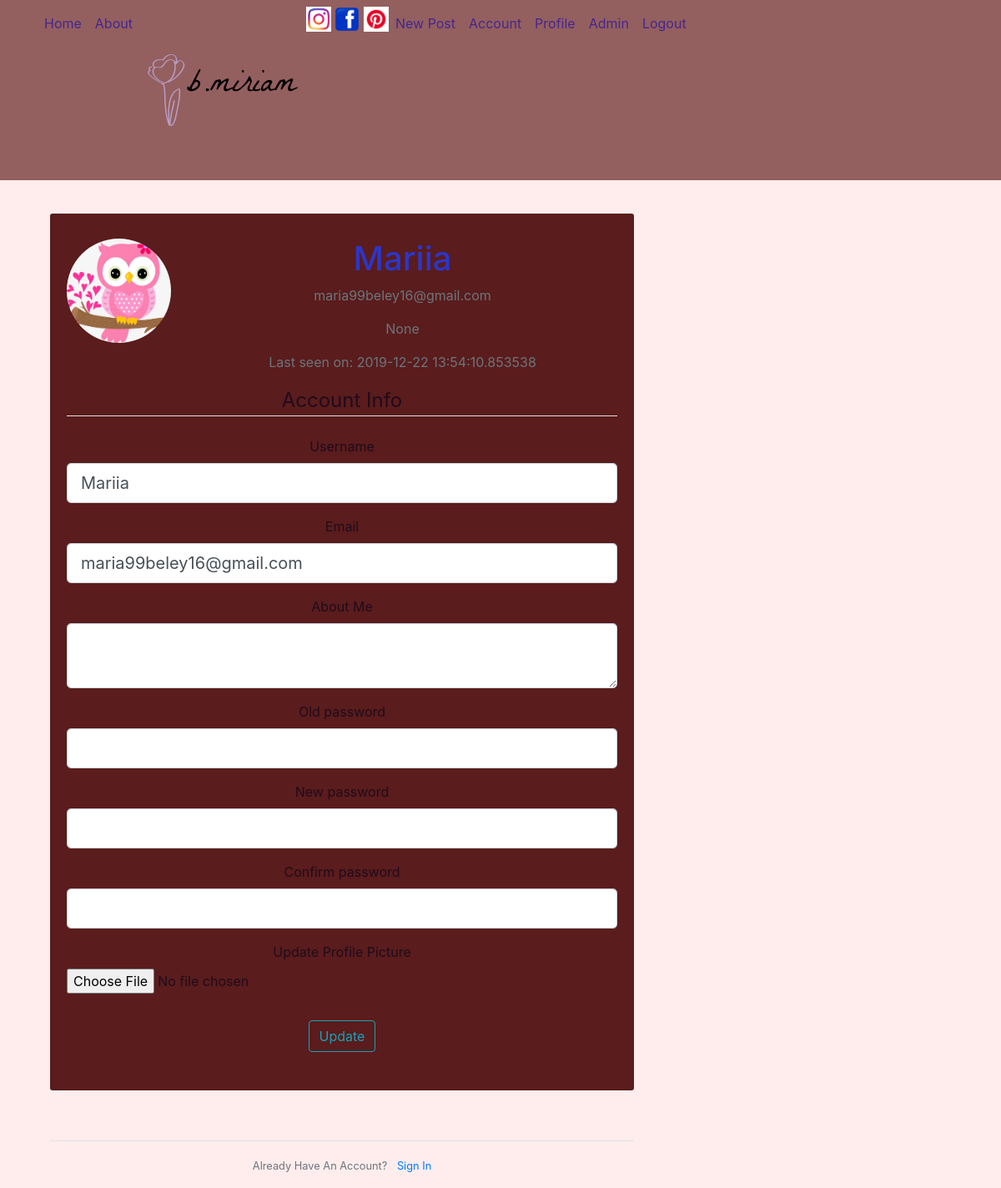
Page /account (signed in) on the earlier database version.
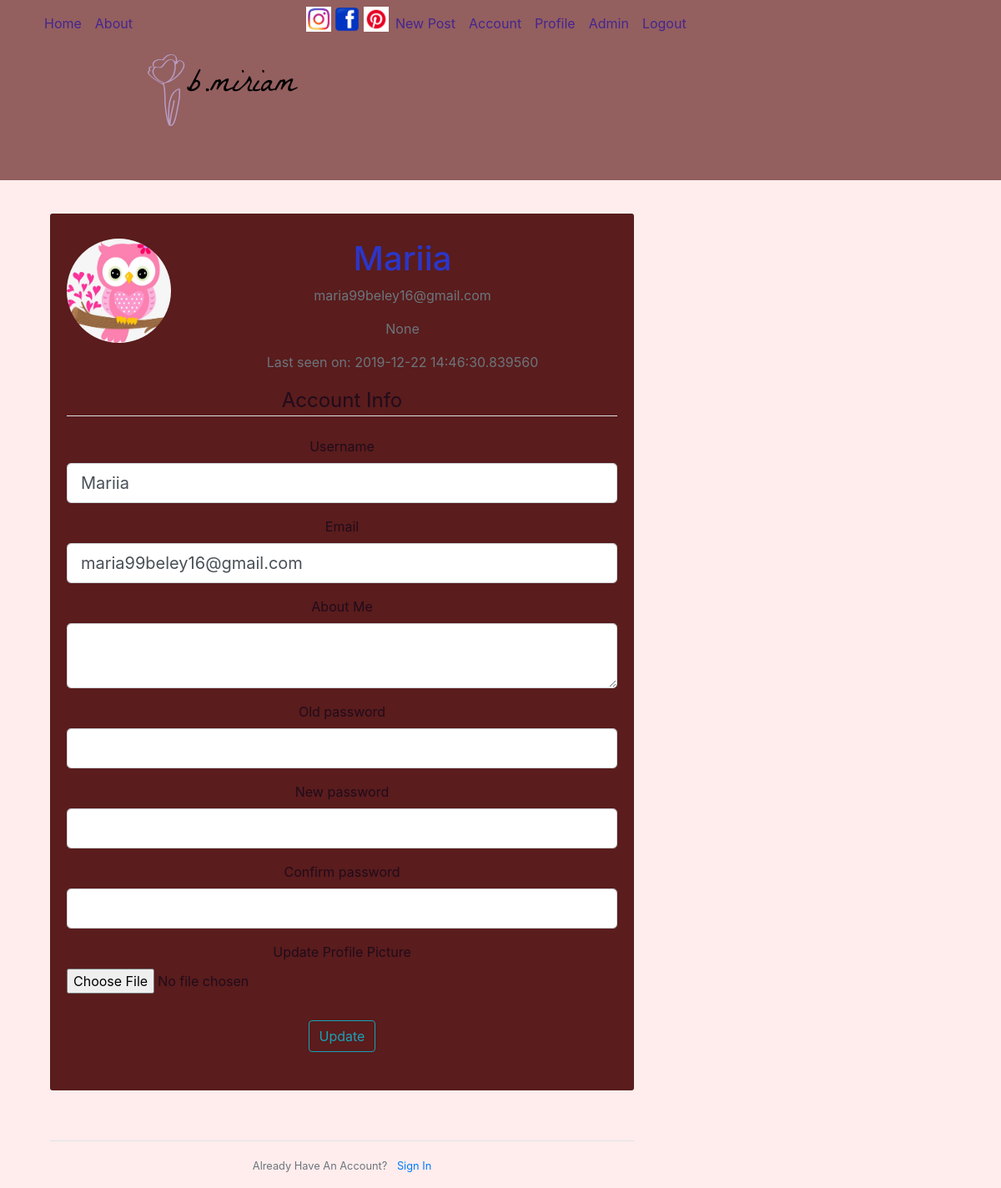
Same page on the later database version.
### myblog/models.py (models this page shows, shortened)
class User(db.Model, UserMixin):
	id = db.Column(db. Integer, primary_key=True)
	username = db.Column(db.String(20), unique=True, nullable=False)
	email = db.Column(db.String(120), unique=True, nullable=False)
	image_file = db.Column(db.String(20), nullable=False, default='default.jpg')
	password = db.Column(db.String(60), nullable=False)
	posts = db.relationship( 'Post', backref='author', lazy=True)
	about_me = db.Column(db.String(140))
	last_seen = db.Column(db.DateTime, default=datetime.utcnow)
	admin = db.Column(db.Boolean())

### myblog/routes.py (the view)
@app.route("/account", methods=['GET', 'POST'])
@login_required
def account():
    form = UpdateAccountForm()
    if form.validate_on_submit():
        if form.picture.data:
            picture_file = save_picture(form.picture.data)
            current_user.image_file = picture_file
        current_user.username = form.username.data
        current_user.email = form.email.data
        current_user.about_me = form.about_me.data
        if bcrypt.check_password_hash(current_user.password, form.old_pass.data):
            hashed_password = bcrypt.generate_password_hash(form.new_pass.data).decode('utf-8')
            current_user.password = hashed_password
        else:
            flash('Old password is wrong!', 'danger')
            return redirect('account')
        db.session.commit()
        flash('Your account has been updated!', 'success')
        return redirect(url_for('account'))
    elif request.method == 'GET':
        form.username.data = current_user.username
        form.email.data = current_user.email
        form.about_me.data = current_user.about_me
    image_file = url_for('static', filename='profile_pics/' + current_user.image_file)
    return render_template('account.html', title='Account', image_file=image_file, form=form)

### myblog/forms.py (shortened to what this page needs)
class UpdateAccountForm(FlaskForm):
	username = StringField('Username', validators=[DataRequired(), Length(min=2, max=20)])
	email = StringField('Email', validators=[DataRequired(), Email()])
	about_me = TextAreaField('About Me')
	picture = FileField('Update Profile Picture', validators=[FileAllowed(['jpg', 'png'])])
	old_pass = PasswordField('Old password', validators=[DataRequired()])
	new_pass = PasswordField('New password', validators=[DataRequired()])
	confirm_pass = PasswordField('Confirm password', validators=[DataRequired(), EqualTo('new_pass')])
	submit = SubmitField('Update')

### myblog/models.py (called while the page is built)
@login_manager.user_loader
def load_user(user_id):
	return User.query.get(int(user_id))

### myblog/routes.py (called while the page is built)
@app.before_request
def before_request():
    if current_user.is_authenticated:
        current_user.last_seen = datetime.utcnow()
        db.session.commit()

@app.before_request
def before_request():
    if current_user.is_authenticated:
        current_user.last_seen = datetime.utcnow()
        db.session.commit()

### myblog/templates/account.html (shortened to what this page needs)
{% extends "layout.html" %}
{% block content %}
    <div class="content-section">
    	<div class="media">
    		<img class="rounded-circle account-img" src="{{ image_file }}">
    		<div class="media-body">
    			<h2 class="account-heading">{{ current_user.username }}</h2>
                <p class="text-secondary">{{ current_user.email }}</p>
            <p class="text-secondary">{{ current_user.about_me }}</p>
            <p class="text-secondary">Last seen on: {{ current_user.last_seen }}</p>
    		</div>
    	</div>
        <form method="POST" action="" enctype="multipart/form-data">
            <fieldset class="form-group">
                <legend class="border-bottom mb-4">Account Info</legend>
                <div class="form-group">
                    {{ form.username.label(class="form-control-label") }}
                    {% if form.username.errors %}
                        {{ form.username(class="form-control form-control-lg is-invalid") }}
                        <div class="invalid-feedback">
                            {% for error in form.username.errors %}
                                <span>{{ error }}</span>
                            {% endfor %}
                        </div>
                    {% else %}
                        {{ form.username(class="form-control form-control-lg") }}
                    {% endif %}
                </div>
                <div class="form-group">
                    {{ form.email.label(class="form-control-label") }}
                    {% if form.email.errors %}
                        {{ form.email(class="form-control form-control-lg is-invalid") }}
                        <div class="invalid-feedback">
                            {% for error in form.email.errors %}
                                <span>{{ error }}</span>
                            {% endfor %}
                        </div>
                    {% else %}
                        {{ form.email(class="form-control form-control-lg") }}
                    {% endif %}
                </div>
                <div class="form-group">
                    {{ form.about_me.label(class="form-control-label") }}
                    {% if form.about_me.errors %}
                        {{ form.about_me(class="form-control form-control-lg is-invalid") }}
                        <div class="invalid-feedback">
                            {% for error in form.about_me.errors %}
                                <span>{{ error }}</span>
                            {% endfor %}
                        </div>
                    {% else %}
                        {{ form.about_me(class="form-control form-control-lg") }}
                    {% endif %}
                </div>
                <div class="form-group">
                    {{ form.old_pass.label(class="form-control-label") }}
                    {% if form.old_pass.errors %}
                        {{ form.old_pass(class="form-control form-control-lg is-invalid") }}
                        <div class="invalid-feedback">
                            {% for error in form.old_pass.errors %}
                                <span>{{ error }}</span>
                            {% endfor %}
                        </div>
                    {% else %}
                        {{ form.old_pass(class="form-control form-control-lg") }}
                    {% endif %}
                </div>
                <div class="form-group">
                    {{ form.new_pass.label(class="form-control-label") }}
                    {% if form.new_pass.errors %}
                        {{ form.new_pass(class="form-control form-control-lg is-invalid") }}
                        <div class="invalid-feedback">
                            {% for error in form.new_pass.errors %}
                                <span>{{ error }}</span>
                            {% endfor %}
                        </div>
                    {% else %}
                        {{ form.new_pass(class="form-control form-control-lg") }}
                    {% endif %}
                </div>
                <div class="form-group">
                    {{ form.confirm_pass.label(class="form-control-label") }}
                    {% if form.confirm_pass.errors %}
                        {{ form.confirm_pass(class="form-control form-control-lg is-invalid") }}
                        <div class="invalid-feedback">
                            {% for error in form.confirm_pass.errors %}
                                <span>{{ error }}</span>
                            {% endfor %}
                        </div>
                    {% else %}
                        {{ form.confirm_pass(class="form-control form-control-lg") }}
                    {% endif %}
                </div>
                <div class="form-group">
                	{{ form.picture.label() }}
                	{{ form.picture(class="form-control-file") }}
                </div>
            </fieldset>
            <div class="form-group">
                {{ form.submit(class="btn btn-outline-info") }}
            </div>
        </form>
    </div>
    <div class="border-top pt-3">
        <small class="text-muted">
            Already Have An Account? <a class="ml-2" href="{{ url_for('login') }}">Sign In</a>
        </small>
    </div>
{% endblock content %}

### myblog/templates/layout.html (shortened to what this page needs)
<!DOCTYPE html>
<html>
<head>
    <link rel="stylesheet" href="https://maxcdn.bootstrapcdn.com/bootstrap/4.0.0/css/bootstrap.min.css">
    <link rel="stylesheet" type="text/css" href="{{ url_for('static', filename='main.css') }}">
</head>
<body>
    <header class="site-header">
      <nav class="navbar navbar-expand-md navbar-dark bg-steel fixed-top">
        <div class="container">
          <div class="collapse navbar-collapse" id="navbarToggle">
            <div class="navbar-nav mr-auto">
              <a class="nav-item nav-link" href="{{ url_for('home') }}">Home</a>
              <a class="nav-item nav-link" href="{{ url_for('about') }}">About</a>
              <div class="fl-page-header-logo" itemscope="itemscope" itemtype="https://schema.org/Organization">
                <a href="http://localhost:5000/" itemprop="url">
                  <img class="fl-logo-img" src="/static/logo.png">
                </a>
              </div>
              <div class="footer_follow_us">
                <a class="footer-colomn_icon" href="https://www.instagram.com/b.miriam/" target="_blank" rel="nofollow">
                  <i class="fa fa-instagram" aria-hidden="true">
                    <img src="/static/profile_pics/insta.jpeg" width="30" height="30" >
                  </i>
                  <span class="sr-only">Instagram</span></a>
                <a class="footer-colomn_icon" href="https://www.facebook.com/profile.php?id=100013884455181" target="_blank" rel="nofollow">
                  <i class="fa fa-facebook" aria-hidden="true">
                    <img src="/static/profile_pics/facebook.png" width="30" height="30" >
                  </i>
                  <span class="sr-only">Facebook</span></a>
                  <a class="footer-colomn_icon" href="https://www.pinterest.com/maria99beley16/" target="_blank" rel="nofollow">
                    <i class="fa fa-facebook" aria-hidden="true">
                      <img src="/static/profile_pics/pinterest.png" width="30" height="30" >
                    </i>
                    <span class="sr-only">Facebook</span></a>            </div>
            <div class="navbar-nav">
              {% if current_user.is_authenticated %}
                {% if current_user.admin %}
                  <a class="nav-item nav-link" href="{{ url_for('new_post') }}">New Post</a>
                  <a class="nav-item nav-link" href="{{ url_for('account') }}">Account</a>
                  <a class="nav-item nav-link" href="{{ url_for('user', username=current_user.username) }}">Profile</a>
                  <a class="nav-item nav-link" href="{{ url_for('home_admin') }}">Admin</a>
                  <a class="nav-item nav-link" href="{{ url_for('logout') }}">Logout</a>
                {% else %}
                  <a class="nav-item nav-link" href="{{ url_for('account') }}">Account</a>
                  <a class="nav-item nav-link" href="{{ url_for('logout') }}">Logout</a>
                {% endif %}
              {% else %}
                <a class="nav-item nav-link" href="{{ url_for('login') }}">Login</a>
                <a class="nav-item nav-link" href="{{ url_for('register') }}">Register</a>
              {% endif %}
            </div>
          </div>
        </div>
      </nav>
    </header>
    <main role="main" class="container">
      <div class="row">
        <div class="col-md-8">
          <div class="container">
          {% block content %}{% endblock %}
        </div>
        </div>
      </div>
    </main>
</body>
</html>

### myblog/static/main.css (style rules this page uses)
body { background: #ffeded;; color: #200c1c;; padding: 1rem; text-align: center; margin-top: 15rem; }
h1, h2, h3, h4, h5, h6 { color: #2c36c9; }
.bg-steel { background-color: hsla(0, 60%, 23%, 0.664); }
.site-header .navbar-nav .nav-link { color: #44268f; }
.content-section { background: hsl(0, 53%, 23%); padding: 30px 20px; border-radius: 3px; margin-bottom: 60px; }
.account-img { height: 125px; width: 125px; margin-right: 20px; margin-bottom: 16px; }
.account-heading { font-size: 2.5rem; }
.fl-logo-img { text-align: center; }

Differences in the rows shown:
changed User "Mariia": last_seen "2019-12-22 13:54:10.853538" → "2019-12-22 14:46:30.839560"
